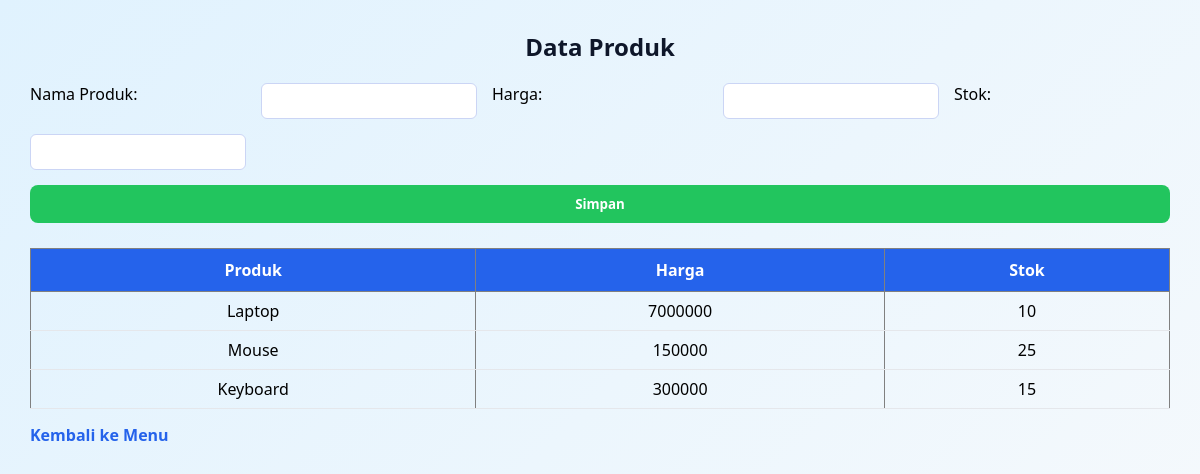
/produk.php, run on the app's committed database.
### tables this page shows
CREATE TABLE produk (
    id_produk INT AUTO_INCREMENT PRIMARY KEY,
    nama_produk VARCHAR(100) NOT NULL,
    harga INT NOT NULL,
    stok INT NOT NULL
);

### produk.php (the view, shortened to what this page needs)
<?php include 'koneksi.php'; ?>
<link rel="stylesheet" href="style.css">
<h2>Data Produk</h2>
<form method="post">
    Nama Produk: <input type="text" name="nama" required>
    Harga: <input type="number" name="harga" required>
    Stok: <input type="number" name="stok" required>
    <button name="simpan">Simpan</button>
</form>
<table border="1">
<tr>
    <th>Produk</th><th>Harga</th><th>Stok</th>
</tr>
<?php
$q = mysqli_query($conn, "SELECT * FROM produk");
while ($d = mysqli_fetch_assoc($q)) {
?>
<tr>
    <td><?= $d['nama_produk']; ?></td>
    <td><?= $d['harga']; ?></td>
    <td><?= $d['stok']; ?></td>
</tr>
<?php } ?>
</table>
<a href="index.php">Kembali ke Menu</a>

### style.css (style rules this page uses)
* { margin: 0; padding: 0; box-sizing: border-box; font-family: 'Segoe UI', Tahoma, sans-serif; }
h2 { text-align: center; margin-bottom: 20px; color: #0f172a; }
form { display: grid; grid-template-columns: repeat(auto-fit, minmax(200px, 1fr)); gap: 15px; margin-bottom: 25px; }
form input, form select { padding: 8px; border-radius: 6px; border: 1px solid #cbd5f5; }
form button { grid-column: 1 / -1; padding: 10px; background: #22c55e; color: white; border: none; border-radius: 8px; font-weight: bold; cursor: pointer; }
table { width: 100%; border-collapse: collapse; }
table th { background: #2563eb; color: white; padding: 10px; }
table td { padding: 8px; border-bottom: 1px solid #e5e7eb; text-align: center; }
a { display: inline-block; margin-top: 15px; color: #2563eb; text-decoration: none; font-weight: 600; }

### data on the page
produk: nama_produk "Laptop", harga "7000000", stok "10"
produk: nama_produk "Mouse", harga "150000", stok "25"
produk: nama_produk "Keyboard", harga "300000", stok "15"
